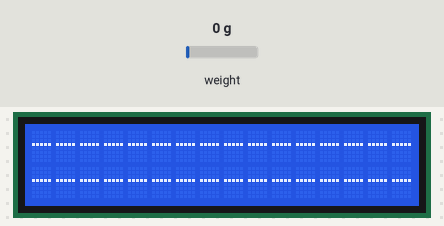
Bench run of a program on a simulated ESP32. Shown: 16×2 character LCD. Inputs (shaded band) come from the test bench; at power-on: weight on the scale 0 g. Random numbers use the default seed unless the program sets one; what the program prints to the serial monitor is not drawn.

Above: at 0.4 s.
At 1.0 s:
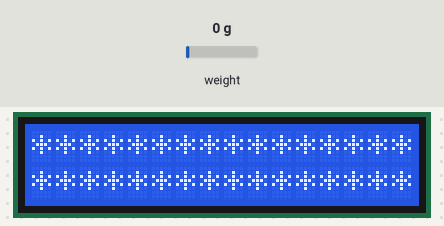

Measured:
- what the display in image 1 shows lasts 0.7 s, from 1.0 s to 1.7 s

The program:

main.cpp
```cpp
// #include < Wire .h> we are removing this because it is already added in liquid crystal library
#include <LiquidCrystal_I2C.h>
#include "HX711.h"

// Create the lcd object address 0x3F and 16 columns x 2 rows
LiquidCrystal_I2C lcd(0x27, 16, 2); //

// HX711 circuit wiring
const int LOADCELL_DOUT_PIN = 4;
const int LOADCELL_SCK_PIN = 2;

HX711 scale;
long reading = 0;
long lastReading = 0;

int counter = 0;

const int numReadings = 10;
int readings[numReadings];
int total = 0;
int average = 0;
int readIndex = 0;
bool messageFinished = false;

void animate();
void calcAverage();
void displayMessage();

void setup()
{
  Serial.begin(115200);
  // Initialize the LCD connected
  lcd.init();

  // Turn on the backlight on LCD.
  lcd.backlight();

  // print the Message on the LCD.
  scale.begin(LOADCELL_DOUT_PIN, LOADCELL_SCK_PIN);

  for (int thisReading = 0; thisReading < numReadings; thisReading++)
  {
    readings[thisReading] = 0;
  }
}

void loop()
{
  calcAverage();
  if (reading < 120000)
  {
    messageFinished = false;
  }
  if (reading < 120000 || messageFinished || average > 100)
  {
    animate();
  }
  else if (average < 100)
  {
    displayMessage();
  }
  delay(250);
  counter++;
  Serial.println(average);
}

void animate()
{
  if (counter % 4 == 0)
  {
    lcd.setCursor(0, 0);
    lcd.print("------------------------");
    lcd.setCursor(0, 1);
    lcd.print("------------------------");
  }
  else if (counter % 4 == 1)
  {
    lcd.setCursor(0, 0);
    lcd.print("|||||||||||||||||||||");
    lcd.setCursor(0, 1);
    lcd.print("|||||||||||||||||||||");
  }
  else if (counter % 4 == 2)
  {
    lcd.setCursor(0, 0);
    lcd.print("************************");
    lcd.setCursor(0, 1);
    lcd.print("************************");
  }
}

void calcAverage()
{
  if (scale.is_ready())
  {
    reading = scale.read();
    // Serial.print("HX711 reading: ");
    // Serial.println(reading);
  }
  else
  {
    Serial.println("HX711 not found.");
  }

  total = total - readings[readIndex];
  readings[readIndex] = abs(reading - lastReading);
  total = total + readings[readIndex];
  readIndex = readIndex + 1;
  if (readIndex >= numReadings)
  {
    readIndex = 0;
  }
  average = total / numReadings;
  lastReading = reading;
  // Serial.print(reading);
  // Serial.print(", ");
  // Serial.println(average);
}

void displayMessage()
{
  int value = random(10);
  if (value = 0)
  {
    lcd.setCursor(0, 0);
    lcd.print("You're doing             ");
    lcd.setCursor(0, 1);
    lcd.print("okay!                    ");
  }

  delay(5000);
  messageFinished = true;
}
```
